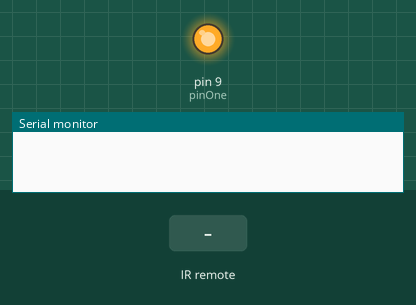
Bench run of a sketch on a simulated Arduino Uno, built with avr-gcc and run on an emulated ATmega328P. On the bench: output pins drawn as LEDs (lit = HIGH), the last lines printed to the serial monitor. Inputs (shaded band) come from the test bench.

Above: at 1.2 s.
1.3 s: infrared code 0xFF58A7 received
At 1.6 s:
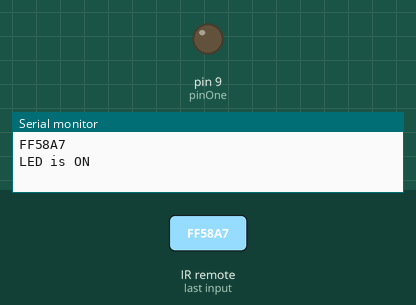
2.8 s: infrared code 0xFF50AF received
4.3 s: infrared code 0xFF00FF received
Timing chart, 0 to 7.3 s (numbered marks = the images above; inputs shaded):
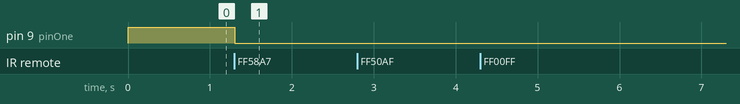

Measured:
- after the input at 1.3 s, pin 9 (pinOne): HIGH → LOW at once

The sketch:

blinking_led_with_IR.ino
```cpp
#include <IRremote.h>

int RECV_PIN = 11;
int pinOne = 9;
IRrecv irrecv(RECV_PIN);

decode_results results;

boolean led = false;

void setup() {


  Serial.begin(9600);
  irrecv.enableIRIn();
  pinMode(pinOne, OUTPUT);
  digitalWrite(pinOne, HIGH);
}


void loop() {


    if (irrecv.decode(&results)) {
    Serial.println(results.value, HEX);

    switch (results.value) {


case 0xFF58A7:
   {
     if (led == false) {
     digitalWrite(pinOne, LOW);
     Serial.println("LED is ON");
     led = true;
     }
     else {
     digitalWrite(pinOne, HIGH);
     led = false;
     Serial.println("LED is OFF");
     }
   }

break;


case 0xFF50AF:
   {

   }
   break;


case 0xFF00FF:
   {
   }
   break;


case 0xFF20DF:
   {
   }
   break;


case 0xFF12ED:
   {
   }
   break;


case 0xFF02FD:
   {
   }
   break;


case 0xFFA857:
   {
   }
   break;


case 0xFF8877:
   {
   }
   break;

case 0xFFD827:
   {
   }
   break;


case 0xFF9867:
   {
   }
   break;


case 0xFF08F7:
   {
   }
   break;

    }


   irrecv.resume();

   }
}
```
